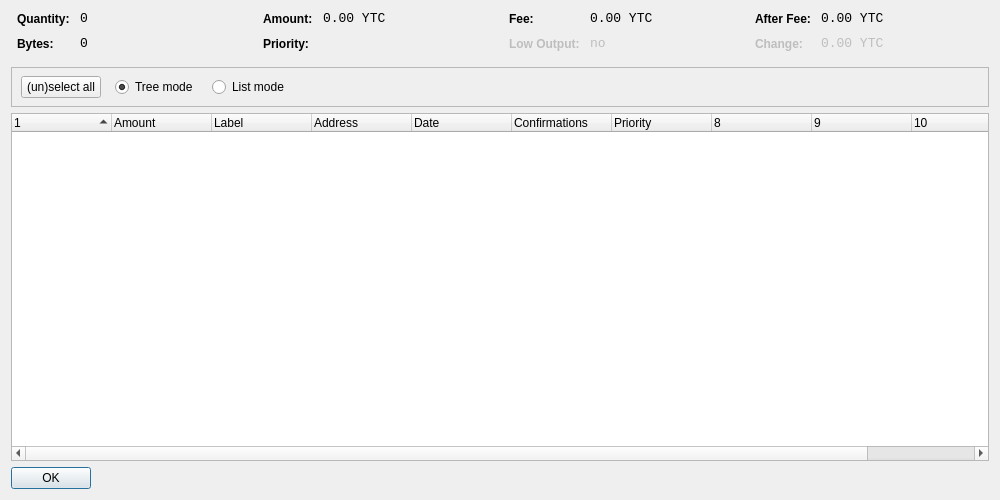
<?xml version="1.0" encoding="UTF-8"?>
<ui version="4.0">
 <class>CoinControlDialog</class>
 <widget class="QDialog" name="CoinControlDialog">
  <property name="geometry">
   <rect>
    <x>0</x>
    <y>0</y>
    <width>1000</width>
    <height>500</height>
   </rect>
  </property>
  <property name="windowTitle">
   <string>Coin Control</string>
  </property>
  <layout class="QVBoxLayout" name="verticalLayout">
   <item>
    <layout class="QHBoxLayout" name="horizontalLayoutTop" stretch="0,0,0,0">
     <property name="topMargin">
      <number>0</number>
     </property>
     <property name="bottomMargin">
      <number>10</number>
     </property>
     <item>
      <layout class="QFormLayout" name="formLayoutCoinControl1">
       <property name="horizontalSpacing">
        <number>10</number>
       </property>
       <property name="verticalSpacing">
        <number>10</number>
       </property>
       <property name="leftMargin">
        <number>6</number>
       </property>
       <property name="rightMargin">
        <number>6</number>
       </property>
       <item row="0" column="0">
        <widget class="QLabel" name="labelCoinControlQuantityText">
         <property name="styleSheet">
          <string notr="true">font-weight:bold;</string>
         </property>
         <property name="text">
          <string>Quantity:</string>
         </property>
        </widget>
       </item>
       <item row="0" column="1">
        <widget class="QLabel" name="labelCoinControlQuantity">
         <property name="font">
          <font>
           <family>Monospace</family>
           <pointsize>10</pointsize>
          </font>
         </property>
         <property name="cursor">
          <cursorShape>IBeamCursor</cursorShape>
         </property>
         <property name="contextMenuPolicy">
          <enum>Qt::ActionsContextMenu</enum>
         </property>
         <property name="text">
          <string notr="true">0</string>
         </property>
         <property name="textInteractionFlags">
          <set>Qt::LinksAccessibleByMouse|Qt::TextSelectableByKeyboard|Qt::TextSelectableByMouse</set>
         </property>
        </widget>
       </item>
       <item row="1" column="0">
        <widget class="QLabel" name="labelCoinControlBytesText">
         <property name="styleSheet">
          <string notr="true">font-weight:bold;</string>
         </property>
         <property name="text">
          <string>Bytes:</string>
         </property>
        </widget>
       </item>
       <item row="1" column="1">
        <widget class="QLabel" name="labelCoinControlBytes">
         <property name="font">
          <font>
           <family>Monospace</family>
           <pointsize>10</pointsize>
          </font>
         </property>
         <property name="cursor">
          <cursorShape>IBeamCursor</cursorShape>
         </property>
         <property name="contextMenuPolicy">
          <enum>Qt::ActionsContextMenu</enum>
         </property>
         <property name="text">
          <string notr="true">0</string>
         </property>
         <property name="textInteractionFlags">
          <set>Qt::LinksAccessibleByMouse|Qt::TextSelectableByKeyboard|Qt::TextSelectableByMouse</set>
         </property>
        </widget>
       </item>
      </layout>
     </item>
     <item>
      <layout class="QFormLayout" name="formLayoutCoinControl2">
       <property name="horizontalSpacing">
        <number>10</number>
       </property>
       <property name="verticalSpacing">
        <number>10</number>
       </property>
       <property name="leftMargin">
        <number>6</number>
       </property>
       <property name="rightMargin">
        <number>6</number>
       </property>
       <item row="0" column="0">
        <widget class="QLabel" name="labelCoinControlAmountText">
         <property name="styleSheet">
          <string notr="true">font-weight:bold;</string>
         </property>
         <property name="text">
          <string>Amount:</string>
         </property>
        </widget>
       </item>
       <item row="0" column="1">
        <widget class="QLabel" name="labelCoinControlAmount">
         <property name="font">
          <font>
           <family>Monospace</family>
           <pointsize>10</pointsize>
          </font>
         </property>
         <property name="cursor">
          <cursorShape>IBeamCursor</cursorShape>
         </property>
         <property name="contextMenuPolicy">
          <enum>Qt::ActionsContextMenu</enum>
         </property>
         <property name="text">
          <string notr="true">0.00 YTC</string>
         </property>
         <property name="textInteractionFlags">
          <set>Qt::LinksAccessibleByMouse|Qt::TextSelectableByKeyboard|Qt::TextSelectableByMouse</set>
         </property>
        </widget>
       </item>
       <item row="1" column="0">
        <widget class="QLabel" name="labelCoinControlPriorityText">
         <property name="styleSheet">
          <string notr="true">font-weight:bold;</string>
         </property>
         <property name="text">
          <string>Priority:</string>
         </property>
        </widget>
       </item>
       <item row="1" column="1">
        <widget class="QLabel" name="labelCoinControlPriority">
         <property name="font">
          <font>
           <family>Monospace</family>
           <pointsize>10</pointsize>
          </font>
         </property>
         <property name="cursor">
          <cursorShape>IBeamCursor</cursorShape>
         </property>
         <property name="contextMenuPolicy">
          <enum>Qt::ActionsContextMenu</enum>
         </property>
         <property name="text">
          <string/>
         </property>
         <property name="textInteractionFlags">
          <set>Qt::LinksAccessibleByMouse|Qt::TextSelectableByKeyboard|Qt::TextSelectableByMouse</set>
         </property>
        </widget>
       </item>
      </layout>
     </item>
     <item>
      <layout class="QFormLayout" name="formLayoutCoinControl3">
       <property name="horizontalSpacing">
        <number>10</number>
       </property>
       <property name="verticalSpacing">
        <number>10</number>
       </property>
       <property name="leftMargin">
        <number>6</number>
       </property>
       <property name="rightMargin">
        <number>6</number>
       </property>
       <item row="0" column="0">
        <widget class="QLabel" name="labelCoinControlFeeText">
         <property name="styleSheet">
          <string notr="true">font-weight:bold;</string>
         </property>
         <property name="text">
          <string>Fee:</string>
         </property>
        </widget>
       </item>
       <item row="0" column="1">
        <widget class="QLabel" name="labelCoinControlFee">
         <property name="font">
          <font>
           <family>Monospace</family>
           <pointsize>10</pointsize>
          </font>
         </property>
         <property name="cursor">
          <cursorShape>IBeamCursor</cursorShape>
         </property>
         <property name="contextMenuPolicy">
          <enum>Qt::ActionsContextMenu</enum>
         </property>
         <property name="text">
          <string notr="true">0.00 YTC</string>
         </property>
         <property name="textInteractionFlags">
          <set>Qt::LinksAccessibleByMouse|Qt::TextSelectableByKeyboard|Qt::TextSelectableByMouse</set>
         </property>
        </widget>
       </item>
       <item row="1" column="0">
        <widget class="QLabel" name="labelCoinControlLowOutputText">
         <property name="enabled">
          <bool>false</bool>
         </property>
         <property name="styleSheet">
          <string notr="true">font-weight:bold;</string>
         </property>
         <property name="text">
          <string>Low Output:</string>
         </property>
        </widget>
       </item>
       <item row="1" column="1">
        <widget class="QLabel" name="labelCoinControlLowOutput">
         <property name="enabled">
          <bool>false</bool>
         </property>
         <property name="font">
          <font>
           <family>Monospace</family>
           <pointsize>10</pointsize>
          </font>
         </property>
         <property name="cursor">
          <cursorShape>IBeamCursor</cursorShape>
         </property>
         <property name="contextMenuPolicy">
          <enum>Qt::ActionsContextMenu</enum>
         </property>
         <property name="text">
          <string notr="true">no</string>
         </property>
         <property name="textInteractionFlags">
          <set>Qt::LinksAccessibleByMouse|Qt::TextSelectableByKeyboard|Qt::TextSelectableByMouse</set>
         </property>
        </widget>
       </item>
      </layout>
     </item>
     <item>
      <layout class="QFormLayout" name="formLayoutCoinControl4">
       <property name="horizontalSpacing">
        <number>10</number>
       </property>
       <property name="verticalSpacing">
        <number>10</number>
       </property>
       <property name="leftMargin">
        <number>6</number>
       </property>
       <property name="rightMargin">
        <number>6</number>
       </property>
       <item row="0" column="0">
        <widget class="QLabel" name="labelCoinControlAfterFeeText">
         <property name="styleSheet">
          <string notr="true">font-weight:bold;</string>
         </property>
         <property name="text">
          <string>After Fee:</string>
         </property>
        </widget>
       </item>
       <item row="0" column="1">
        <widget class="QLabel" name="labelCoinControlAfterFee">
         <property name="font">
          <font>
           <family>Monospace</family>
           <pointsize>10</pointsize>
          </font>
         </property>
         <property name="cursor">
          <cursorShape>IBeamCursor</cursorShape>
         </property>
         <property name="contextMenuPolicy">
          <enum>Qt::ActionsContextMenu</enum>
         </property>
         <property name="text">
          <string notr="true">0.00 YTC</string>
         </property>
         <property name="textInteractionFlags">
          <set>Qt::LinksAccessibleByMouse|Qt::TextSelectableByKeyboard|Qt::TextSelectableByMouse</set>
         </property>
        </widget>
       </item>
       <item row="1" column="0">
        <widget class="QLabel" name="labelCoinControlChangeText">
         <property name="enabled">
          <bool>false</bool>
         </property>
         <property name="styleSheet">
          <string notr="true">font-weight:bold;</string>
         </property>
         <property name="text">
          <string>Change:</string>
         </property>
        </widget>
       </item>
       <item row="1" column="1">
        <widget class="QLabel" name="labelCoinControlChange">
         <property name="enabled">
          <bool>false</bool>
         </property>
         <property name="font">
          <font>
           <family>Monospace</family>
           <pointsize>10</pointsize>
          </font>
         </property>
         <property name="cursor">
          <cursorShape>IBeamCursor</cursorShape>
         </property>
         <property name="contextMenuPolicy">
          <enum>Qt::ActionsContextMenu</enum>
         </property>
         <property name="text">
          <string notr="true">0.00 YTC</string>
         </property>
         <property name="textInteractionFlags">
          <set>Qt::LinksAccessibleByMouse|Qt::TextSelectableByKeyboard|Qt::TextSelectableByMouse</set>
         </property>
        </widget>
       </item>
      </layout>
     </item>
    </layout>
   </item>
   <item>
    <widget class="QFrame" name="frame">
     <property name="minimumSize">
      <size>
       <width>0</width>
       <height>40</height>
      </size>
     </property>
     <property name="frameShape">
      <enum>QFrame::StyledPanel</enum>
     </property>
     <property name="frameShadow">
      <enum>QFrame::Sunken</enum>
     </property>
     <widget class="QWidget" name="horizontalLayoutWidget">
      <property name="geometry">
       <rect>
        <x>10</x>
        <y>0</y>
        <width>781</width>
        <height>41</height>
       </rect>
      </property>
      <layout class="QHBoxLayout" name="horizontalLayoutPanel" stretch="0,0,0,0,0">
       <property name="spacing">
        <number>14</number>
       </property>
       <item>
        <widget class="QPushButton" name="pushButtonSelectAll">
         <property name="sizePolicy">
          <sizepolicy hsizetype="Maximum" vsizetype="Fixed">
           <horstretch>0</horstretch>
           <verstretch>0</verstretch>
          </sizepolicy>
         </property>
         <property name="text">
          <string>(un)select all</string>
         </property>
        </widget>
       </item>
       <item>
        <widget class="QRadioButton" name="radioTreeMode">
         <property name="sizePolicy">
          <sizepolicy hsizetype="Maximum" vsizetype="Fixed">
           <horstretch>0</horstretch>
           <verstretch>0</verstretch>
          </sizepolicy>
         </property>
         <property name="text">
          <string>Tree mode</string>
         </property>
         <property name="checked">
          <bool>true</bool>
         </property>
        </widget>
       </item>
       <item>
        <widget class="QRadioButton" name="radioListMode">
         <property name="sizePolicy">
          <sizepolicy hsizetype="Maximum" vsizetype="Fixed">
           <horstretch>0</horstretch>
           <verstretch>0</verstretch>
          </sizepolicy>
         </property>
         <property name="text">
          <string>List mode</string>
         </property>
        </widget>
       </item>
       <item>
        <spacer name="horizontalSpacer">
         <property name="orientation">
          <enum>Qt::Horizontal</enum>
         </property>
         <property name="sizeHint" stdset="0">
          <size>
           <width>40</width>
           <height>20</height>
          </size>
         </property>
        </spacer>
       </item>
      </layout>
     </widget>
    </widget>
   </item>
   <item>
    <widget class="CoinControlTreeWidget" name="treeWidget">
     <property name="contextMenuPolicy">
      <enum>Qt::CustomContextMenu</enum>
     </property>
     <property name="sortingEnabled">
      <bool>false</bool>
     </property>
     <property name="columnCount">
      <number>11</number>
     </property>
     <attribute name="headerShowSortIndicator" stdset="0">
      <bool>true</bool>
     </attribute>
     <attribute name="headerStretchLastSection">
      <bool>false</bool>
     </attribute>
     <column>
      <property name="text">
       <string/>
      </property>
     </column>
     <column>
      <property name="text">
       <string>Amount</string>
      </property>
     </column>
     <column>
      <property name="text">
       <string>Label</string>
      </property>
     </column>
     <column>
      <property name="text">
       <string>Address</string>
      </property>
     </column>
     <column>
      <property name="text">
       <string>Date</string>
      </property>
     </column>
     <column>
      <property name="text">
       <string>Confirmations</string>
      </property>
      <property name="toolTip">
       <string>Confirmed</string>
      </property>
     </column>
     <column>
      <property name="text">
       <string>Priority</string>
      </property>
     </column>
     <column>
      <property name="text">
       <string/>
      </property>
     </column>
     <column>
      <property name="text">
       <string/>
      </property>
     </column>
     <column>
      <property name="text">
       <string/>
      </property>
     </column>
     <column>
      <property name="text">
       <string/>
      </property>
     </column>
    </widget>
   </item>
   <item>
    <widget class="QDialogButtonBox" name="buttonBox">
     <property name="sizePolicy">
      <sizepolicy hsizetype="Maximum" vsizetype="Fixed">
       <horstretch>0</horstretch>
       <verstretch>0</verstretch>
      </sizepolicy>
     </property>
     <property name="orientation">
      <enum>Qt::Horizontal</enum>
     </property>
     <property name="standardButtons">
      <set>QDialogButtonBox::Ok</set>
     </property>
    </widget>
   </item>
  </layout>
 </widget>
 <customwidgets>
  <customwidget>
   <class>CoinControlTreeWidget</class>
   <extends>QTreeWidget</extends>
   <header>coincontroltreewidget.h</header>
  </customwidget>
 </customwidgets>
 <resources/>
 <connections/>
</ui>
